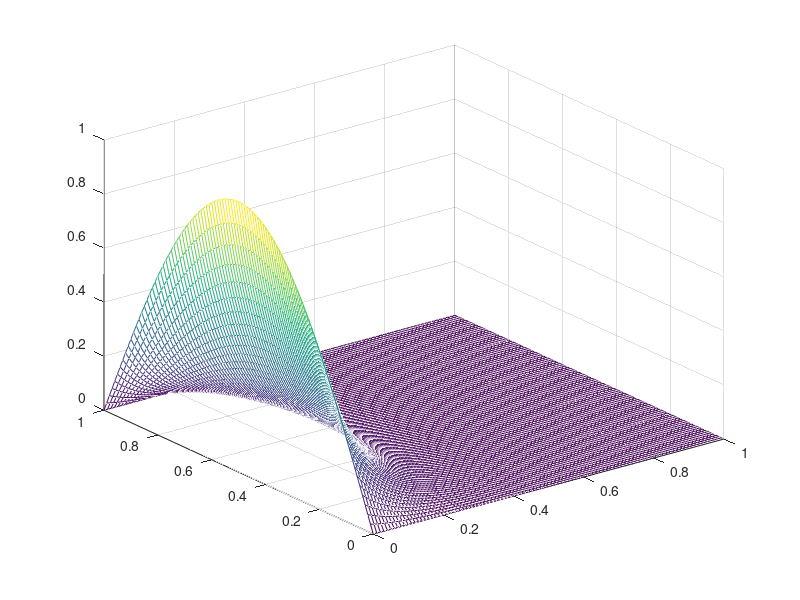
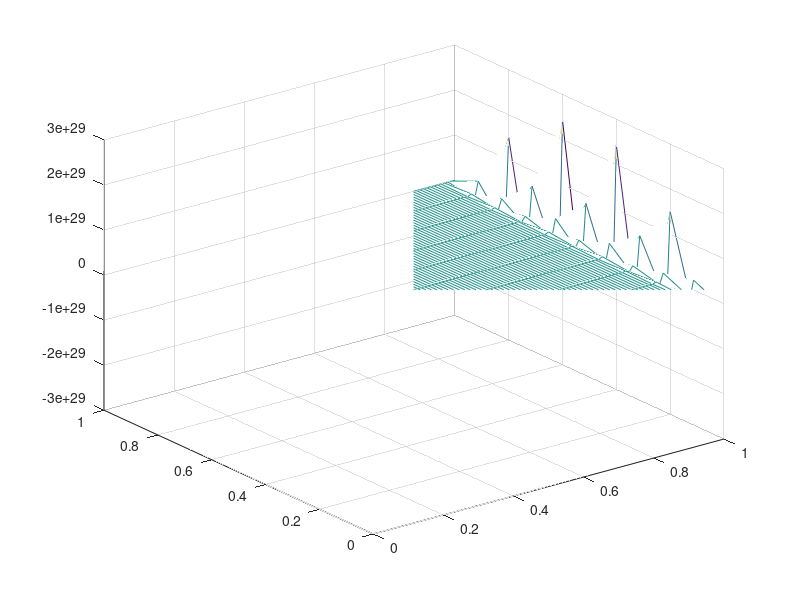

Here is the MATLAB script that generated these plots, in order: (Note: this script raises an error after producing the figures.)
u0 = @(x) sin(pi * x);
u = @(t,x) sin(pi .* x) .* exp(-pi .^ 2 .* t);
[X1,X2] = ndgrid(0:.01:1, 0:.01:1);
Z = u(X1,X2);
figure(1); mesh(X1,X2,Z);

%------

dt = 10^-2;
h = 10^-1;
a = 1;
N = 1/h;
T = 1;
tN = T/dt;
theta = 0;
u1 = zeros(tN+1,N-1);
u1(1, : ) = u0((1:N-1)/N);
dx = -1/h^2 * ones(N-1,1);
Delta = spdiags([-dx 2*dx -dx],-1:1,N-1,N-1);
I = speye(N-1,N-1);
for i = 2 : (tN + 1)3
    u1(i, :) = (I  - a * theta * dt * Delta)^(-1) * (I + a * (1-theta) * dt * Delta) * u1(i-1,:)';
end
[T,X] = ndgrid(0:dt:1,0:h:1);
u1 = [zeros(tN+1,1) u1 zeros(tN+1,1)];
figure(2);mesh(T,X,u1)



%%----Richard----
dt = 10^-2;
h = 10^-2;
a = 1;
N = 1/h;
T = 1;
tN = T/dt;
theta = 1/2;
dx = -1/h^2*ones(N-1,1);
Delta = spdiags([-dx 2*dx -dx],-1:1,N-1,N-1);

u1 = zeros(tN+1,N-1);
I = speye(N-1,N-1);
u1(1, : ) = u0((1:N-1)/N);
%u1(2, :) = (I  - a * theta * dt * Delta)^(-1) * (I + a * (1-theta) * dt * Delta) * u1(1,:)';
u1(2,:) = u(dt, (1:N-1)/N);
for i = 3 : (tN + 1)
    u1(i, :) = u1(i-2,:) + (2 * dt * a * Delta * u1(i-1,:)')';
end
[T,X] = ndgrid(0:dt:1,0:h:1);
u1 = [zeros(tN+1,1) u1 zeros(tN +1,1)];
figure(4);mesh(T,X,u1);